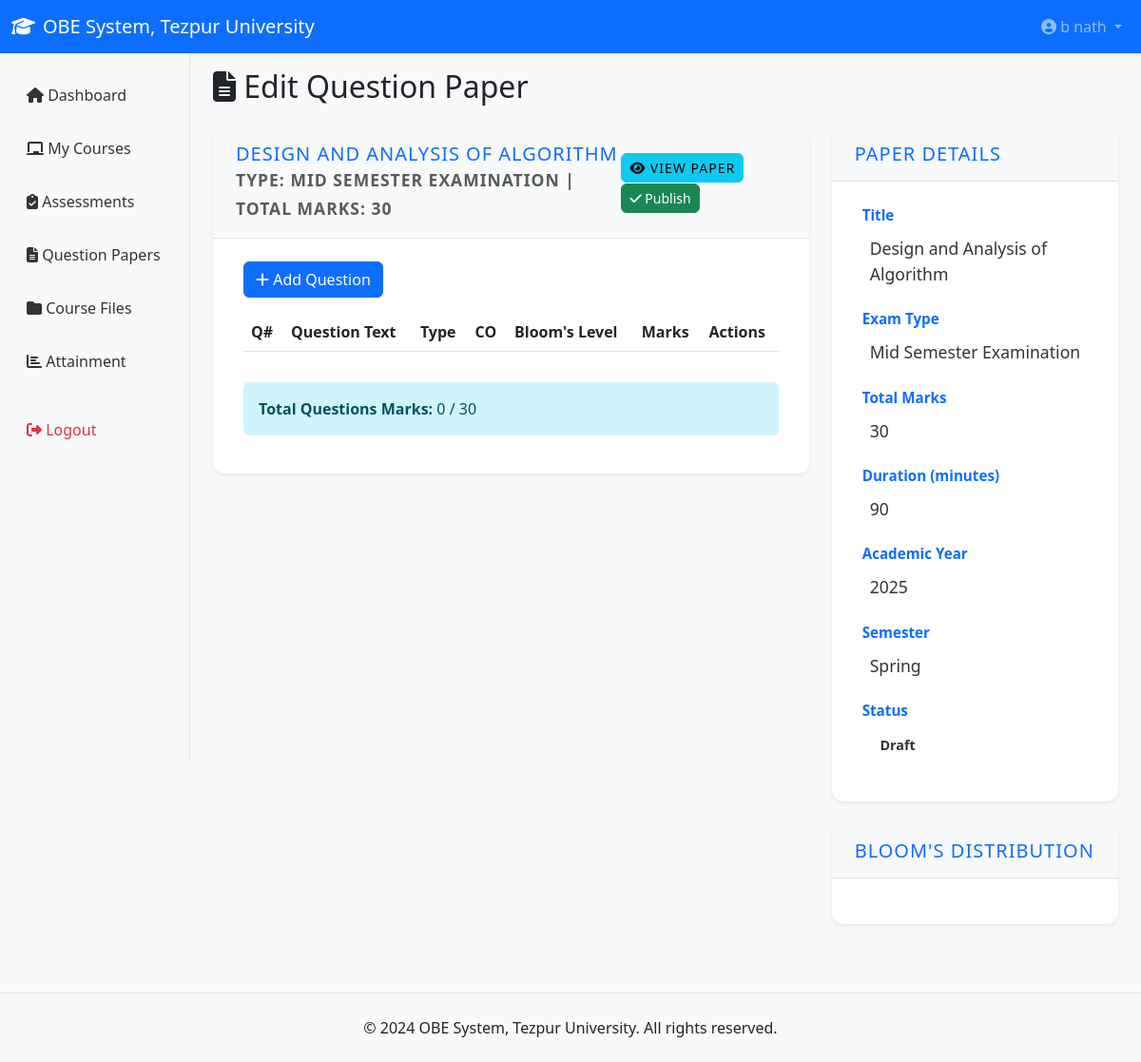
Screenshot of /faculty/edit-question-paper.php?id=13 (signed in) with the database file from the repository.
### tables this page shows
CREATE TABLE `question_papers` (
  `id` int(11) NOT NULL,
  `course_id` int(11) NOT NULL,
  `title` varchar(200) NOT NULL,
  `exam_type` varchar(50) DEFAULT NULL,
  `total_marks` int(11) DEFAULT 100,
  `duration` int(11) DEFAULT 180,
  `academic_year` varchar(20) DEFAULT NULL,
  `semester` varchar(50) DEFAULT NULL,
  `created_by` int(11) NOT NULL,
  `is_published` tinyint(1) DEFAULT 0,
  `created_at` timestamp NOT NULL DEFAULT current_timestamp()
);

### includes/db.php (called while the page is built, shortened)
<?php
class Database {
    private $conn;
    public function __construct() {
        $this->conn = new mysqli(DB_HOST, DB_USER, DB_PASS, DB_NAME);
        $this->conn->set_charset("utf8mb4");
    }
    public function prepare($sql) {
        return $this->conn->prepare($sql);
    }
}
function getDB() {
    static $db = null;
    if (!$db) {
        $db = new Database();
    }
    return $db;
}
?>

### faculty/edit-question-paper.php (the view, shortened to what this page needs)
<?php
require_once '../includes/db.php';
$db = getDB();
$user_id = $_SESSION['user_id'];
$paper_id = isset($_GET['id']) ? intval($_GET['id']) : 0;
$stmt = $db->prepare("SELECT qp.*, c.id as course_id FROM question_papers qp
                     JOIN courses c ON qp.course_id = c.id
                     WHERE qp.id = ? AND qp.created_by = ?");
$stmt->bind_param("ii", $paper_id, $user_id);
$stmt->execute();
$paper = $stmt->get_result()->fetch_assoc();
include '../includes/header.php';
?>
<h2 class="mb-4"><i class="fas fa-file-alt"></i> Edit Question Paper</h2>
<div class="row">
    <div class="col-md-8">
        <div class="card mb-4">
            <div class="card-header d-flex justify-content-between align-items-center">
                <div>
                    <h5 class="mb-0"><?php echo $paper['title']; ?></h5>
                    <small class="text-muted">Type: <?php echo $paper['exam_type']; ?> | Total Marks: <?php echo $paper['total_marks']; ?></small>
                </div>
                <div>
                    <a href="view-question-paper.php?id=<?php echo $paper['id']; ?>" class="btn btn-info btn-sm me-2" target="_blank">
                        <i class="fas fa-eye"></i> View Paper
                    </a>
                    <?php if (!$paper['is_published']): ?>
                        <form method="POST" style="display:inline;">
                            <button type="submit" class="btn btn-success btn-sm">
                                <i class="fas fa-check"></i> Publish
                            </button>
                        </form>
                    <?php else: ?>
                        <span class="badge bg-success">Published</span>
                    <?php endif; ?>
                </div>
            </div>
            <div class="card-body">
                <button class="btn btn-primary mb-3" data-bs-toggle="modal" data-bs-target="#addQuestionModal">
                    <i class="fas fa-plus"></i> Add Question
                </button>
                <div class="table-responsive">
                    <table class="table table-striped">
                        <thead>
                            <tr>
                                <th>Q#</th>
                                <th>Question Text</th>
                                <th>Type</th>
                                <th>CO</th>
                                <th>Bloom's Level</th>
                                <th>Marks</th>
                                <th>Actions</th>
                            </tr>
                        </thead>
                            <?php
                            $total_questions_marks = 0;
                            ?>
                    </table>
                </div>
                <div class="alert alert-info mt-3">
                    <strong>Total Questions Marks:</strong> <?php echo $total_questions_marks; ?> / <?php echo $paper['total_marks']; ?>
                </div>
            </div>
        </div>
    </div>
    <div class="col-md-4">
        <div class="card">
            <div class="card-header">
                <h5 class="mb-0">Paper Details</h5>
            </div>
            <div class="card-body">
                <div class="mb-3">
                    <label class="form-label">Title</label>
                    <p class="form-control-plaintext"><?php echo $paper['title']; ?></p>
                </div>
                <div class="mb-3">
                    <label class="form-label">Exam Type</label>
                    <p class="form-control-plaintext"><?php echo $paper['exam_type']; ?></p>
                </div>
                <div class="mb-3">
                    <label class="form-label">Total Marks</label>
                    <p class="form-control-plaintext"><?php echo $paper['total_marks']; ?></p>
                </div>
                <div class="mb-3">
                    <label class="form-label">Duration (minutes)</label>
                    <p class="form-control-plaintext"><?php echo $paper['duration']; ?></p>
                </div>
                <div class="mb-3">
                    <label class="form-label">Academic Year</label>
                    <p class="form-control-plaintext"><?php echo $paper['academic_year']; ?></p>
                </div>
                <div class="mb-3">
                    <label class="form-label">Semester</label>
                    <p class="form-control-plaintext"><?php echo $paper['semester']; ?></p>
                </div>
                <div class="mb-3">
                    <label class="form-label">Status</label>
                    <p class="form-control-plaintext">
                        <span class="badge bg-<?php echo $paper['is_published'] ? 'success' : 'warning'; ?>">
                            <?php echo $paper['is_published'] ? 'Published' : 'Draft'; ?>
                        </span>
                    </p>
                </div>
            </div>
        </div>
        <div class="card mt-3">
            <div class="card-header">
                <h5 class="mb-0">Bloom's Distribution</h5>
            </div>
            <div class="card-body">
            </div>
        </div>
    </div>
</div>
<?php include '../includes/footer.php'; ?>

### assets/css/style.css (style rules this page uses)
* { margin: 0; padding: 0; box-sizing: border-box; }
body { font-family: 'Segoe UI', Tahoma, Geneva, Verdana, sans-serif; background-color: #f8f9fa; color: #212529; }
.card { border: none; box-shadow: 0 0.125rem 0.25rem rgba(0,0,0,0.075); margin-bottom: 1.5rem; border-radius: 0.75rem; background: #ffffff; transition: box-shadow 0.3s ease; }
.card-header { background-color: #f8f9fa; border-bottom: 1px solid #dee2e6; font-weight: 600; font-size: 1.25rem; padding: 1rem 1.5rem; border-top-left-radius: 0.75rem; border-top-right-radius: 0.75rem; color: #0d6efd; letter-spacing: 0.05em; text-transform: uppercase; }
.card-body { padding: 1.5rem 2rem; color: #212529; font-size: 1rem; }
.form-label { font-weight: 600; color: #0d6efd; font-size: 0.95rem; margin-bottom: 0.2rem; display: block; }
.form-control-plaintext { font-size: 1.1rem; color: #333333; padding-left: 0.5rem; }
.badge, .badge.bg-success, .badge.bg-warning, .badge.bg-info, .badge.bg-primary, .badge.bg-danger, .badge.bg-secondary { font-size: 0.9rem; padding: 0.35em 0.75em; border-radius: 1rem; font-weight: 600; background-color: transparent !important; background: none !important; color: inherit !important; border: none !important; box-shadow: none !important; }
.btn { border-radius: 0.375rem; font-weight: 500; transition: all 0.2s ease; cursor: pointer; }
.alert { border: none; border-radius: 0.375rem; }

### rows the page displays
question_papers: title "DESIGN AND ANALYSIS OF ALGORITHM", exam_type "MID SEMESTER EXAMINATION", total_marks "30", title "Design and Analysis of Algorithm", exam_type "Mid Semester Examination", duration "90", academic_year "2025", semester "Spring"

### other values shown
SITE_NAME "OBE System, Tezpur University"
$user['full_name'] "b nath"
$total_questions_marks "0"
